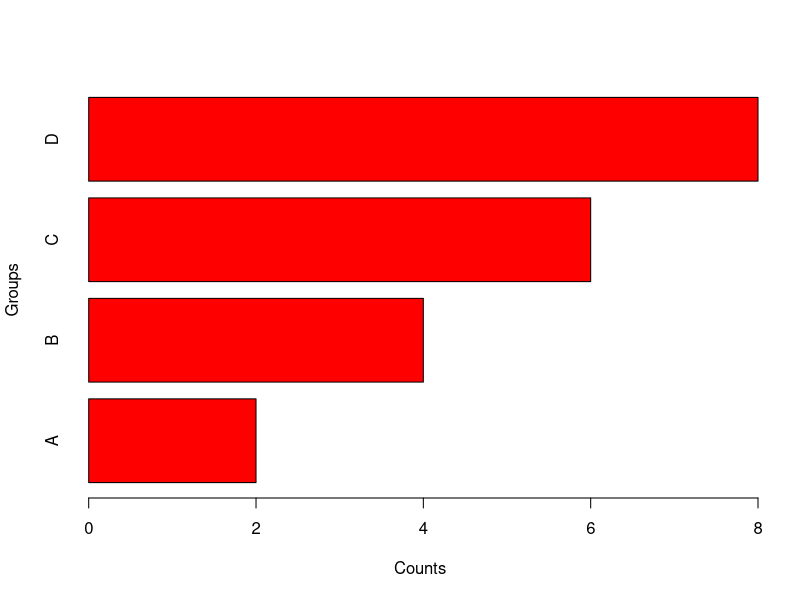

This chart was generated by the following R code:
x <- c("A", "B", "C", "D")
y <- c(2, 4, 6, 8)

barplot(y, names.arg = x, col = "red",horiz = TRUE,xlab = "Counts",ylab = "Groups")